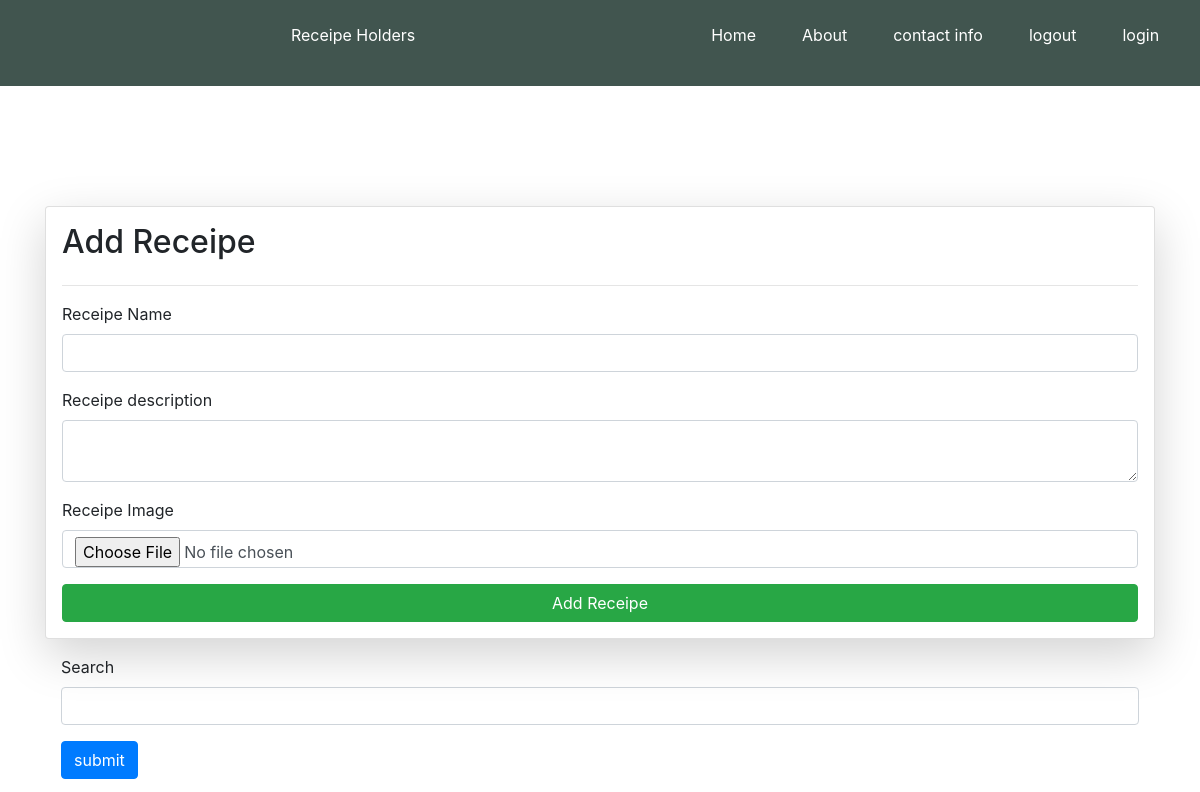
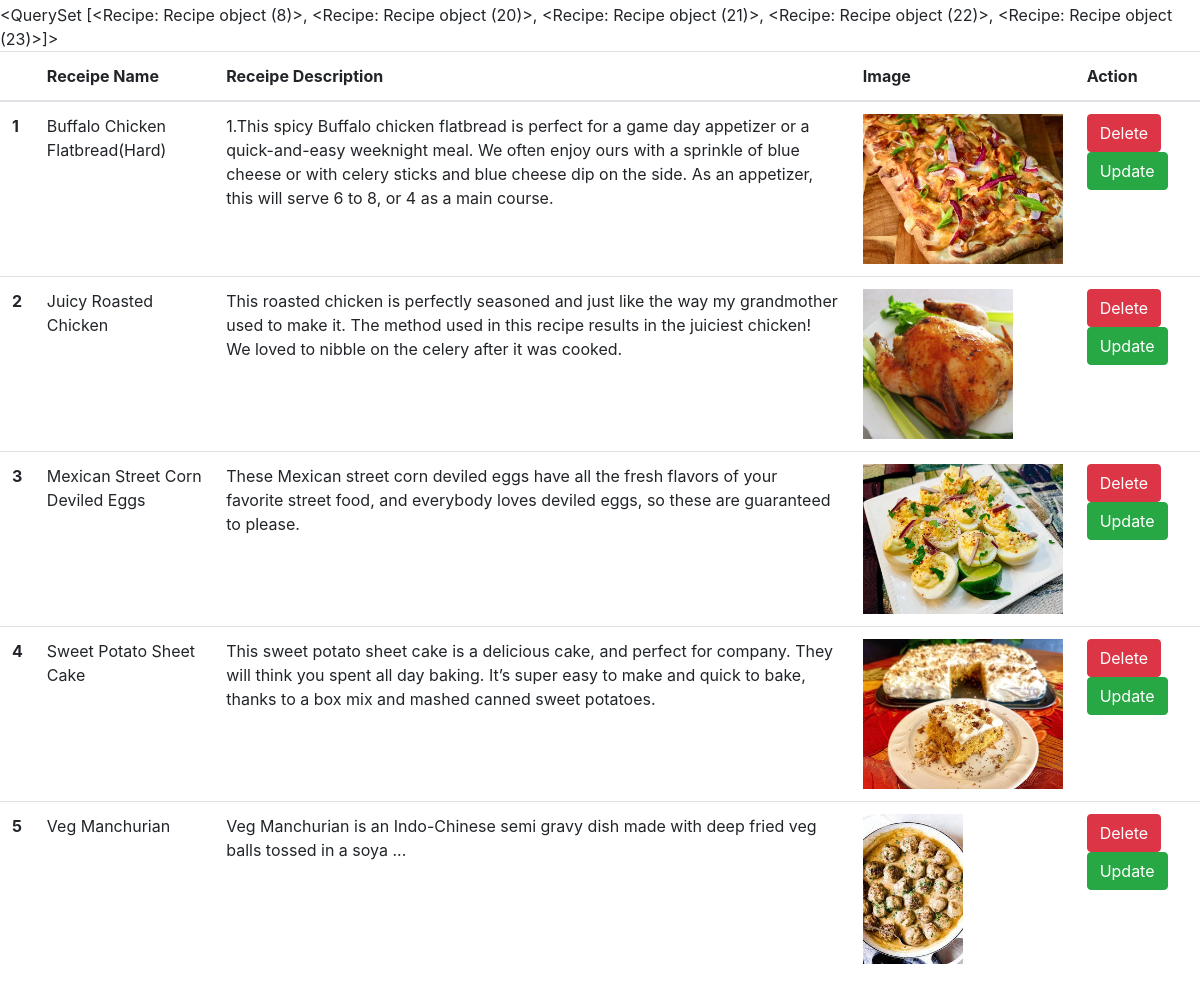
/receipes/ (signed in), run on the app's committed database (2 pictures, top to bottom).
### vege/models.py (models this page shows)
class Recipe(models.Model):
    user = models.ForeignKey(User, on_delete=models.SET_NULL, null =True, blank=True )
    receipe_name = models.CharField(max_length =100)
    receipe_description =models.TextField()
    receipe_image = models.ImageField(upload_to="receipe",null = False,blank= False)

### vege/views.py (the view, shortened to what this page needs)
# urls.py: path("receipes/",receipes,name ="receipes"),
@login_required(login_url='/login_page/') #redirect when user is not logged in
def receipes(request):
    queryset = Recipe.objects.all()
    if request.GET.get('search'):
        queryset = queryset.filter(receipe_name__icontains = request.GET.get('search'))
    context ={'receipes' : queryset}
    return render(request, "receipes.html",context )

### vege/templates/receipes.html (shortened to what this page needs)
{% extends "base.html" %}
{% block start %}
<div class="container mt-5">
  <form
    class="mx-auto card p-3 shadow-lg"
    method="post"
    enctype="multipart/form-data"
  >
    <h2>Add Receipe</h2>
    <hr />
    <div class="form-group">
      <label for="receipe_Name">Receipe Name</label>
      <input
        name="receipe_name"
        required
        type="text"
        class="form-control"
        id="exampleInputEmail1"
        aria-describedby="emailHelp"
      />
    </div>
    <div class="form-group">
      <label for="receipe_desc">Receipe description</label>
      <textarea
        name="receipe_description"
        class="form-control"
        id="exampleInputPassword1"
        required
      ></textarea>
    </div>
    <div class="form-group">
      <label for="receipe_image">Receipe Image</label>
      <input
        name="receipe_image"
        type="file"
        class="form-control"
        id="exampleInputPassword1"
        placeholder="Password"
        required
      />
    </div>
    <button type="submit" class="btn btn-success">Add Receipe</button>
  </form>
</div>
<div class ="container">
  <form class="mx-auto p-3">
    <div class="form-group">
      <label for="receipe_Name">Search</label>
      <input
        name="search"
        required
        type="text"
        class="form-control"
        aria-describedby="emailHelp"
      />
    </div>
    <button type ="button" class ="btn btn-primary">submit</button>
  </form>
</div>
  {{receipes}}
  <div>
  <table class="table">
    <thead>
      <tr>
        <th scope="col"></th>
        <th scope="col">Receipe Name</th>
        <th scope="col">Receipe Description</th>
        <th scope="col">Image</th>
        <th scope="col">Action</th>
      </tr>
    </thead>
    <tbody>
      {% for receipe in receipes %}
      <tr>
        <th scope="row">{{forloop.counter}}</th>
        <td>{{receipe.receipe_name}}</td>
        <td>{{receipe.receipe_description}}</td>
        <td>
          <img src="/media/{{receipe.receipe_image}}" style="height: 150px;"></td>
        <td>
          <a href="/delete_recipe/{{receipe.id}}/" class="btn btn-danger ">Delete</a>
          <a href="/update_recipe/{{receipe.id}}/" class ="btn btn-success ">Update</a>
        </td>
      </tr>
      {% endfor %}
    </tbody>
  </table>
</div>
  {% endblock %}

### vege/templates/base.html (shortened to what this page needs)
<!DOCTYPE html>
<html lang="en">
  <head>
    <link
      rel="stylesheet"
      href="https://cdn.jsdelivr.net/npm/bootstrap@4.1.3/dist/css/bootstrap.min.css"
    />
  </head>
  <body>
    <header>
      <nav>
        <section class="firstsection">
          <div class="leftpart">
            <ul>
              <li><a href="">Receipe Holders</a></li>
            </ul>
          </div>
          <div class="rightpart">
            <ul>
              <li><a href="/receipes/">Home</a></li>
              <li><a href="">About</a></li>
              <li><a href="">contact info</a></li>
              <li><a href="/log_out/">logout</a></li>
              <li><a href="/login_page/">login</a></li>
            </ul>
          </div>
        </section>
      </nav>
    </header>
    <br /><br /><br />
    {% block start%}{% endblock %}
  </body>
</html>

### vege/templates/base.html (style rules this page uses)
* { margin: 0; padding: 0; }
nav { display: flex; justify-content: space-around; align-items: center; background-color: rgb(65, 85, 79); }
nav ul { display: flex; justify-content: center; }
nav ul li { list-style: none; margin: 23px; }
.firstsection { display: flex; }
.leftpart li a { padding: 250px; text-decoration: none; color: white; font-size: 1rem; }
.rightpart li a { text-decoration: none; color: white; }

### data on the page
Recipe: id "<QuerySet [<Recipe: Recipe object (8)>, <Recipe: Recipe object (20)>, <Recipe: Recipe object (21)>, <Recipe: Recipe object (22)>, <Recipe: Recipe object (23)>]>", receipe_name "Buffalo Chicken Flatbread(Hard)", receipe_description "1.This spicy Buffalo chicken flatbread is perfect for a game day appetizer or a quick-and-easy weeknight meal. We often enjoy ours with a sprinkle of blue cheese or with celery sticks and blue cheese dip on the side. As an appetizer, this will serve 6 to 8, or 4 as a main course.", receipe_image (picture)
Recipe: receipe_name "Juicy Roasted Chicken", receipe_description "This roasted chicken is perfectly seasoned and just like the way my grandmother used to make it. The method used in this recipe results in the juiciest chicken! We loved to nibble on the celery after it was cooked.", receipe_image (picture)
Recipe: receipe_name "Mexican Street Corn Deviled Eggs", receipe_description "These Mexican street corn deviled eggs have all the fresh flavors of your favorite street food, and everybody loves deviled eggs, so these are guaranteed to please.", receipe_image (picture)
Recipe: receipe_name "Sweet Potato Sheet Cake", receipe_description "This sweet potato sheet cake is a delicious cake, and perfect for company. They will think you spent all day baking. It’s super easy to make and quick to bake, thanks to a box mix and mashed canned sweet potatoes.", receipe_image (picture)
Recipe: receipe_name "Veg Manchurian", receipe_description "Veg Manchurian is an Indo-Chinese semi gravy dish made with deep fried veg balls tossed in a soya ...", receipe_image (picture)
